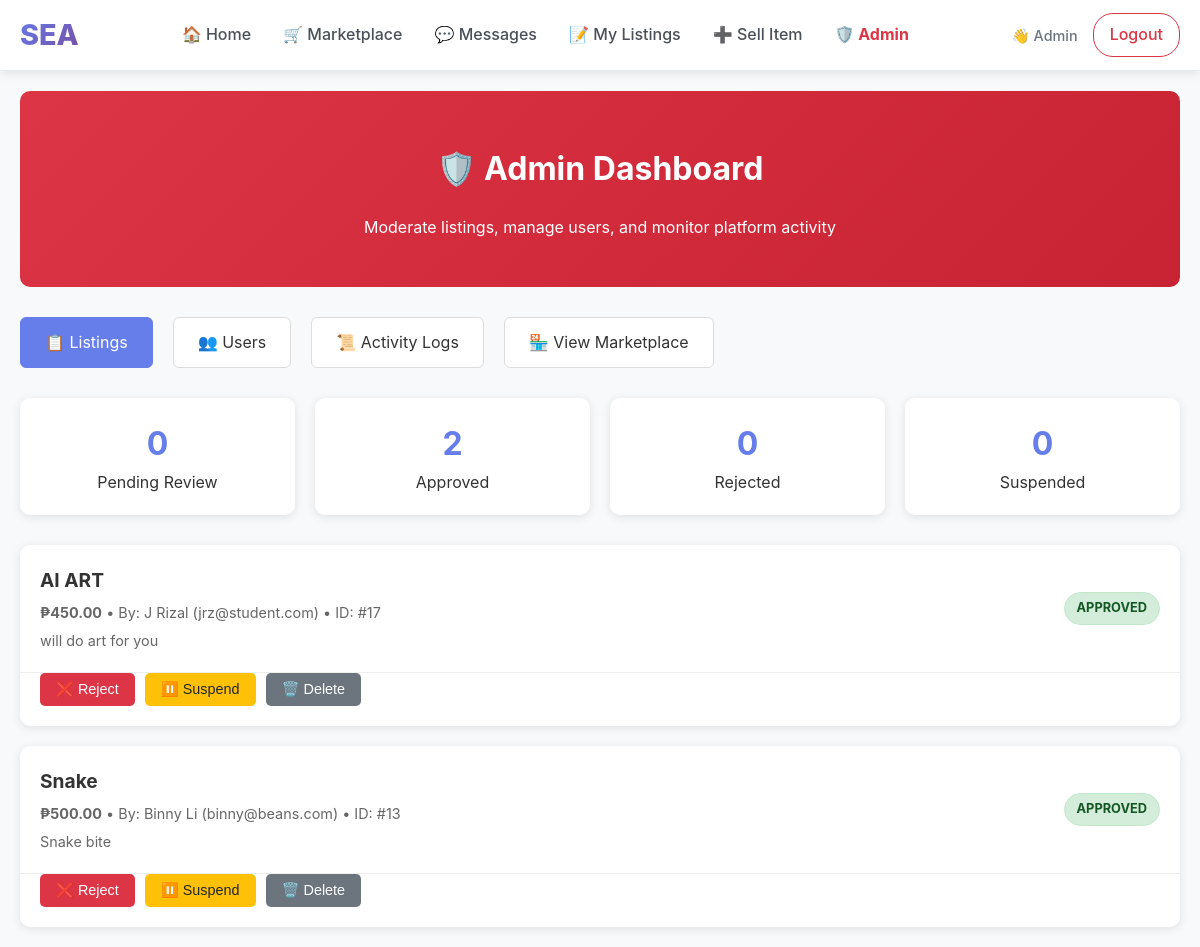
Screenshot of /admin (signed in) with the database file from the repository.
### tables this page shows
CREATE TABLE students (
        student_id INTEGER PRIMARY KEY AUTOINCREMENT,
        name TEXT NOT NULL,
        email TEXT UNIQUE NOT NULL,
        password TEXT NOT NULL,
        org TEXT
    , is_admin INTEGER DEFAULT 0);

CREATE TABLE items (
        item_id INTEGER PRIMARY KEY AUTOINCREMENT,
        student_id INTEGER,
        item_name TEXT NOT NULL,
        price REAL NOT NULL,
        description TEXT,
        image TEXT, contact TEXT, payment TEXT, status TEXT DEFAULT 'available', category TEXT DEFAULT "other", moderation_status TEXT DEFAULT 'approved',
        FOREIGN KEY (student_id) REFERENCES students(student_id)
    );

### app.py (the view)
@app.route('/admin')
def admin_dashboard():
    if not require_admin():
        return redirect(url_for('home'))
    conn = get_db_connection()
    cur = conn.cursor()
    cur.execute("""
        SELECT i.*, s.name as seller_name, s.email as seller_email,
               (SELECT COUNT(*) FROM admin_actions WHERE target_type='item' AND target_id=i.item_id) as action_count
        FROM items i
        JOIN students s ON i.student_id = s.student_id
        ORDER BY i.item_id DESC
    """)
    items = [dict(row) for row in cur.fetchall()]
    cur.execute("SELECT moderation_status, COUNT(*) as count FROM items GROUP BY moderation_status")
    stats = dict(cur.fetchall())
    conn.close()
    return render_template('admin/dashboard.html', items=items, stats=stats)

### app.py (called while the page is built)
def get_db_connection():
    db_path = os.path.join(BASE_DIR, 'database', 'marketplace.db')
    conn = sqlite3.connect(db_path, timeout=30.0)
    conn.row_factory = sqlite3.Row
    conn.execute('PRAGMA journal_mode=WAL;')
    return conn

def require_login():
    if 'user_id' not in session:
        return False
    if 'last_activity' in session:
        try:
            last_activity = datetime.fromisoformat(session['last_activity'])
            if datetime.now() - last_activity > timedelta(hours=24):
                session.clear()
                return False
        except:
            pass
    session['last_activity'] = datetime.now().isoformat()
    return True

@app.context_processor
def inject_csrf_token():
    return dict(csrf_token=generate_csrf_token)

@app.context_processor
def inject_admin_status():
    return dict(is_admin_user=is_admin())

def is_admin():
    if not require_login():
        return False
    conn = get_db_connection()
    cur = conn.cursor()
    cur.execute("SELECT is_admin FROM students WHERE student_id = ?", (session['user_id'],))
    result = cur.fetchone()
    conn.close()
    return result and result[0] == 1

def require_admin():
    if not is_admin():
        flash("Access denied. Admin privileges required.", "error")
        return redirect(url_for('home'))
    return True

@app.template_filter('php')
def format_php(value):
    try:
        if value is None or value == '':
            return ''
        s = str(value).strip()
        s = s.replace(',', '').replace('₱', '').replace('PHP', '').strip()
        v = float(s)
        return f"₱{v:,.2f}"
    except Exception:
        return value

### templates/admin/dashboard.html (shortened to what this page needs)
{% extends "base.html" %}
{% block content %}
<div class="admin-page">
  <div class="admin-header">
    <h1>🛡️ Admin Dashboard</h1>
    <p>Moderate listings, manage users, and monitor platform activity</p>
  </div>
  <div class="admin-nav">
    <a href="{{ url_for('admin_dashboard') }}" class="active">📋 Listings</a>
    <a href="{{ url_for('admin_users') }}">👥 Users</a>
    <a href="{{ url_for('admin_logs') }}">📜 Activity Logs</a>
    <a href="{{ url_for('marketplace') }}">🏪 View Marketplace</a>
  </div>
  <div class="stats-grid">
    <div class="stat-card">
      <div class="stat-number">{{ stats.get('pending', 0) }}</div>
      <div>Pending Review</div>
    </div>
    <div class="stat-card">
      <div class="stat-number">{{ stats.get('approved', 0) }}</div>
      <div>Approved</div>
    </div>
    <div class="stat-card">
      <div class="stat-number">{{ stats.get('rejected', 0) }}</div>
      <div>Rejected</div>
    </div>
    <div class="stat-card">
      <div class="stat-number">{{ stats.get('suspended', 0) }}</div>
      <div>Suspended</div>
    </div>
  </div>
  <div class="items-grid">
    {% for item in items %}
    <div class="item-card">
      <div class="item-header">
        <div class="item-info">
          <div class="item-name">{{ item.item_name }}</div>
          <div class="item-meta">
            <strong>{{ item.price|php }}</strong> •
            By: {{ item.seller_name }} ({{ item.seller_email }}) •
            ID: #{{ item.item_id }}
          </div>
          <div class="item-meta" style="margin-top: 5px;">
            {{ item.description[:100] }}{% if item.description|length > 100 %}...{% endif %}
          </div>
        </div>
        <span class="status-badge status-{{ item.moderation_status }}">
          {{ item.moderation_status }}
        </span>
      </div>
      <div class="item-actions">
        {% if item.moderation_status != 'rejected' %}
          <form method="POST" action="{{ url_for('moderate_item', item_id=item.item_id, action='reject') }}" style="display: inline;">
            <button type="submit" class="btn-action btn-reject"
                    onclick="return confirm('Reject this listing?');">
              ❌ Reject
            </button>
          </form>
        {% endif %}
        {% if item.moderation_status != 'suspended' %}
          <form method="POST" action="{{ url_for('moderate_item', item_id=item.item_id, action='suspend') }}" style="display: inline;">
            <button type="submit" class="btn-action btn-suspend"
                    onclick="return confirm('Suspend this listing?');">
              ⏸️ Suspend
            </button>
          </form>
        {% endif %}
        <form method="POST" action="{{ url_for('moderate_item', item_id=item.item_id, action='delete') }}" style="display: inline;">
          <button type="submit" class="btn-action btn-delete"
                  onclick="return confirm('⚠️ PERMANENTLY DELETE this listing? This cannot be undone!');">
            🗑️ Delete
          </button>
        </form>
      </div>
    </div>
    {% endfor %}
  </div>
</div>
{% endblock %}

### templates/base.html (shortened to what this page needs)
<!DOCTYPE html>
<html lang="en">
<head>
</head>
<body data-user-id="{% if session.get('user_id') %}{{ session.get('user_id') }}{% endif %}"{% if other %} data-other-id="{{ other['student_id'] }}"{% endif %}>
<nav class="navbar">
  <div class="nav-container">
    <a href="{{ url_for('home') }}" class="nav-brand">SEA</a>
    <div class="nav-links" id="navLinks">
      <a href="{{ url_for('home') }}">🏠 Home</a>
      <a href="{{ url_for('marketplace') }}">🛒 Marketplace</a>
      <a href="{{ url_for('messages') }}">💬 Messages</a>
      {% if session.get('user_id') %}
        <a href="{{ url_for('my_listings') }}">📝 My Listings</a>
        <a href="{{ url_for('add_item') }}">➕ Sell Item</a>
        {% if is_admin_user %}
          <a href="{{ url_for('admin_dashboard') }}" style="color: #dc3545; font-weight: bold;">🛡️ Admin</a>
        {% endif %}
      {% endif %}
    </div>
    <div class="nav-user">
      {% if session.get('user_id') %}
        <span class="user-info">👋 {{ session.get('user_name') }}</span>
        <a href="{{ url_for('logout') }}" class="btn-logout">Logout</a>
      {% else %}
        <a href="{{ url_for('login') }}" class="btn-outline">Login</a>
        <a href="{{ url_for('register') }}" class="btn-primary">Register</a>
      {% endif %}
    </div>
  </div>
</nav>
<div class="main-content">
{% block content %}{% endblock %}
</div>
{% set is_chat_page = request.endpoint == 'chat_page' %}
</body>
</html>

### templates/base.html (style rules this page uses)
* { box-sizing: border-box; }
body { margin: 0; font-family: -apple-system, BlinkMacSystemFont, 'Segoe UI', Roboto, sans-serif; background: #f8f9fa; line-height: 1.6; color: #333; }
.main-content { min-height: calc(100vh - 80px); padding-top: 0; }
.navbar { background: white; padding: 12px 0; box-shadow: 0 2px 10px rgba(0, 0, 0, 0.1); border-bottom: 1px solid #e9ecef; position: sticky; top: 0; z-index: 1000; }
.nav-container { max-width: 1200px; margin: 0 auto; padding: 0 20px; display: flex; align-items: center; justify-content: space-between; flex-wrap: wrap; gap: 20px; }
.nav-brand { font-size: 1.8rem; font-weight: 800; color: #667eea; text-decoration: none; background: linear-gradient(135deg, #667eea 0%, #764ba2 100%); -webkit-background-clip: text; background-clip: text; -webkit-text-fill-color: transparent; }
.nav-links { display: flex; align-items: center; gap: 0; flex: 1; justify-content: center; flex-wrap: wrap; }
.nav-links a { color: #495057; text-decoration: none; padding: 10px 16px; border-radius: 6px; font-weight: 500; transition: all 0.2s ease; position: relative; }
.nav-user { display: flex; align-items: center; gap: 15px; flex-wrap: wrap; }
.user-info { color: #6c757d; font-size: 0.9rem; font-weight: 500; }
.nav-user a { color: #495057; text-decoration: none; padding: 8px 16px; border-radius: 20px; font-weight: 500; transition: all 0.2s ease; border: 1px solid transparent; }
.nav-user a.btn-logout { color: #dc3545; border: 1px solid #dc3545; }

### templates/admin/dashboard.html (style rules this page uses)
.admin-page { padding: 20px; max-width: 1200px; margin: 0 auto; }
.admin-header { background: linear-gradient(135deg, #dc3545 0%, #c82333 100%); color: white; padding: 30px; border-radius: 10px; margin-bottom: 30px; text-align: center; }
.admin-nav { display: flex; gap: 20px; margin-bottom: 30px; flex-wrap: wrap; }
.admin-nav a { background: #fff; color: #333; padding: 12px 24px; border-radius: 6px; text-decoration: none; border: 1px solid #ddd; transition: all 0.3s ease; }
.admin-nav a:hover, .admin-nav a.active { background: #667eea; color: white; border-color: #667eea; }
.stats-grid { display: grid; grid-template-columns: repeat(auto-fit, minmax(200px, 1fr)); gap: 20px; margin-bottom: 30px; }
.stat-card { background: white; padding: 20px; border-radius: 10px; box-shadow: 0 2px 10px rgba(0,0,0,0.1); text-align: center; }
.stat-number { font-size: 2rem; font-weight: bold; color: #667eea; }
.items-grid { display: grid; gap: 20px; }
.item-card { background: white; border-radius: 10px; box-shadow: 0 2px 10px rgba(0,0,0,0.1); overflow: hidden; }
.item-header { display: flex; justify-content: space-between; align-items: center; padding: 20px; border-bottom: 1px solid #eee; }
.item-info { flex: 1; }
.item-name { font-size: 1.2rem; font-weight: bold; margin-bottom: 5px; }
.item-meta { color: #666; font-size: 0.9rem; }
.status-badge { padding: 5px 12px; border-radius: 20px; font-size: 0.8rem; font-weight: bold; text-transform: uppercase; }
.status-approved { background: #d4edda; color: #155724; border: 1px solid #c3e6cb; }
.item-actions { display: flex; gap: 10px; padding: 0 20px 20px; }
.btn-action { padding: 8px 16px; border: none; border-radius: 5px; cursor: pointer; font-size: 0.9rem; text-decoration: none; display: inline-block; transition: all 0.3s ease; }
.btn-reject { background: #dc3545; color: white; }
.btn-suspend { background: #ffc107; color: #212529; }
.btn-delete { background: #6c757d; color: white; }

### rows the page displays
students: get "Admin"
items: item_name "AI ART", price|php "₱450.00", seller_name "J Rizal", seller_email "jrz@student.com", item_id "17", description "will do art for you", moderation_status "APPROVED"
items: item_name "Snake", price|php "₱500.00", seller_name "Binny Li", seller_email "binny@beans.com", item_id "13", description "Snake bite", moderation_status "APPROVED"

### other values shown
{{ stats.get('pending', 0) }} "0"
{{ stats.get('approved', 0) }} "2"
{{ stats.get('rejected', 0) }} "0"
{{ stats.get('suspended', 0) }} "0"
